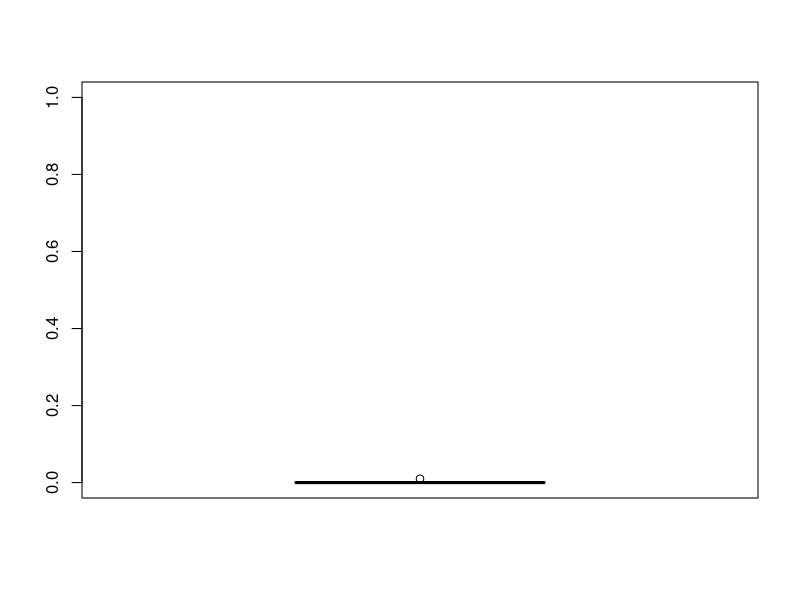
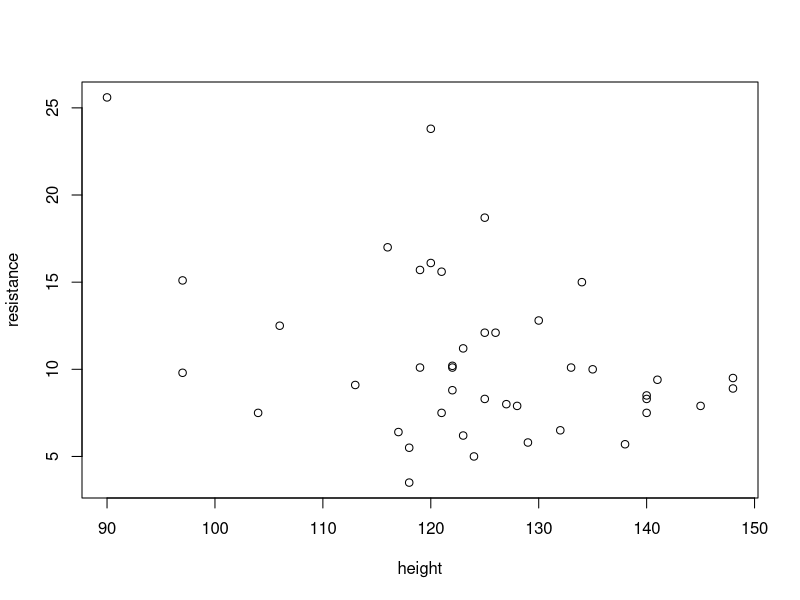
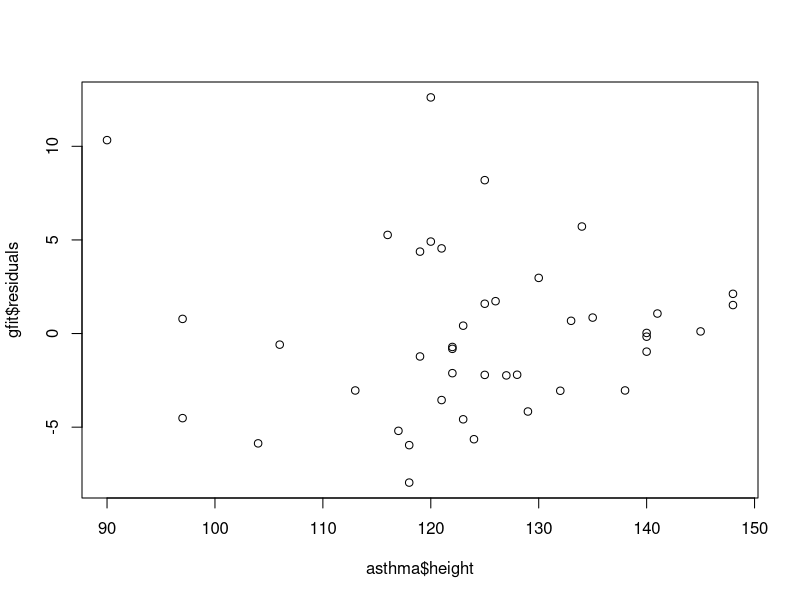
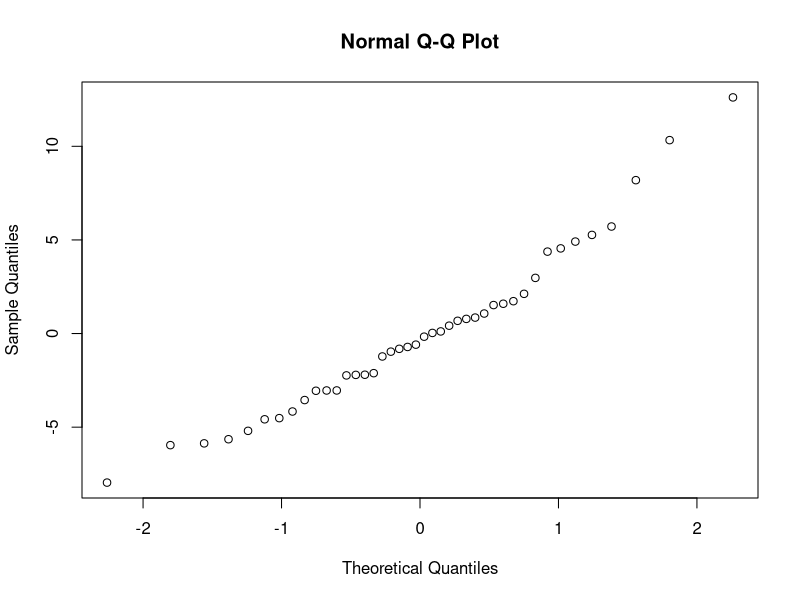
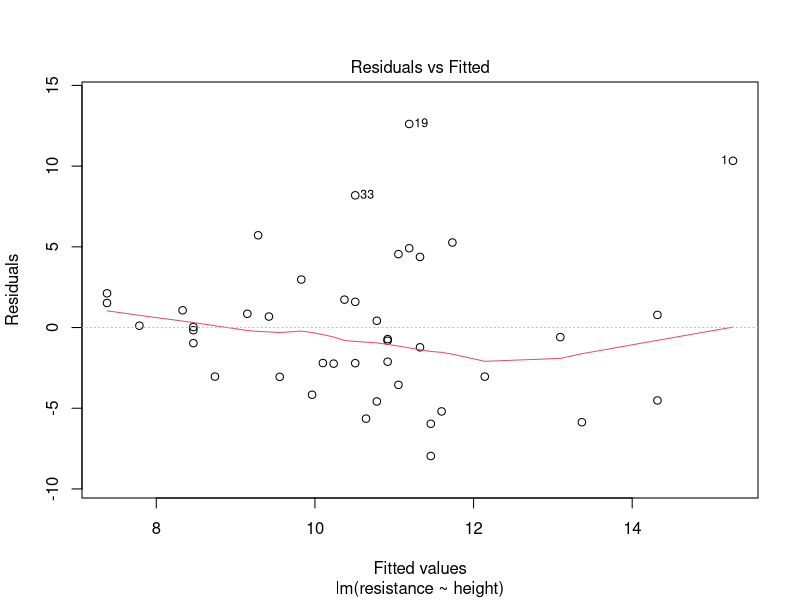
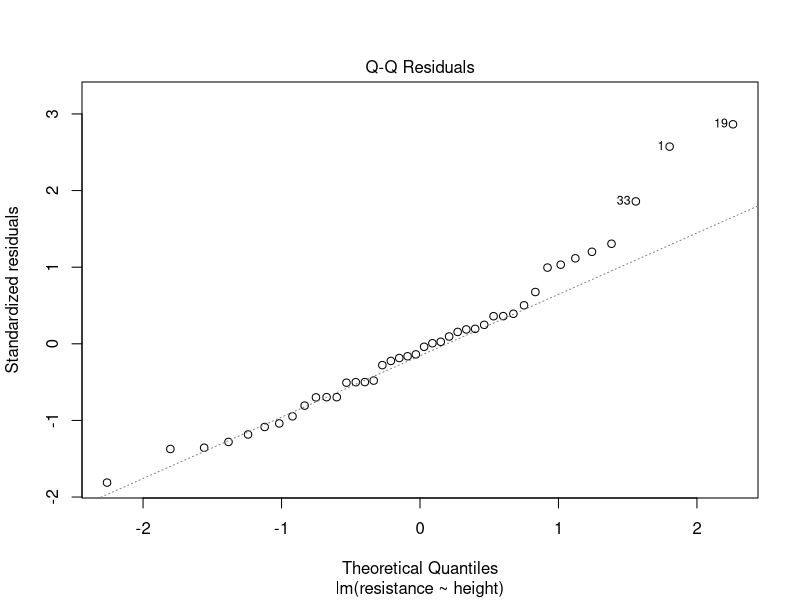
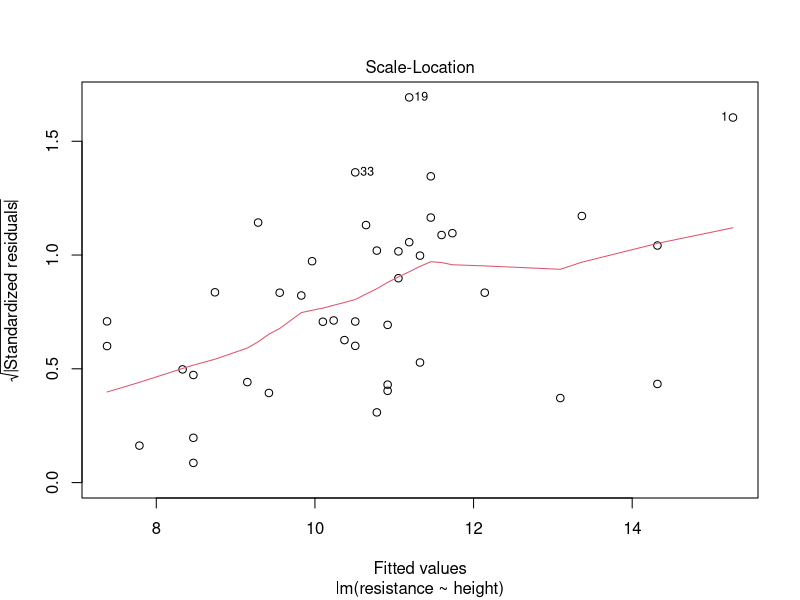
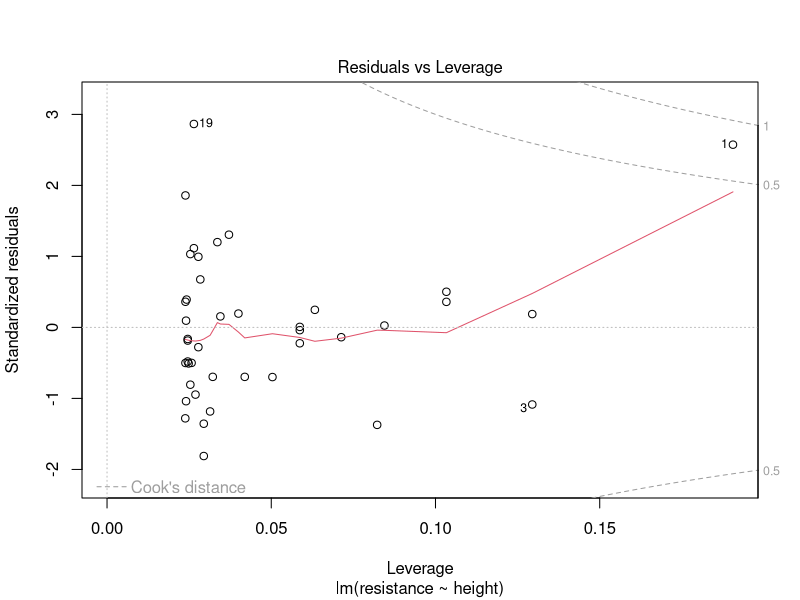

Here is the R script that generated these plots, in order:
# question 3
names<-character(30)
for(i in 1:30){
  if(i<=10){
    names[i]<-"A"
  }else if(i>10&&i<=20){
    names[i]<-"B"
  }else{
    names[i]<-"C"
  }
}

p<-numeric(20)
count=0
for(i in 1:20){
  r <- rnorm(30) # can change this to t or chisq
  for(j in 1:10){
    r[j]=r[j]+2
  }
  aov.model <- aov(r ~ names)
  x<-summary(aov.model)[[1]][["Pr(>F)"]][[1]]
  x=round(x,2)
  p[i]<-x
  if(x<0.1){
    count=count+1
  }
}

boxplot(p,ylim = c(0, 1))
print(c("reject count", count, "p-avg", sum(p)/20))


# question 5 
asthma<-read.table("./hwdata/asthma.txt",header = T)
attach(asthma)
gfit<-lm(resistance~height)
summary(gfit) # summary table

plot(asthma) # scatter plot 
plot(asthma$height, gfit$residuals) # raw residual plot
qqnorm(gfit$residuals) # raw qq-plot
plot(gfit) # standarized plots



